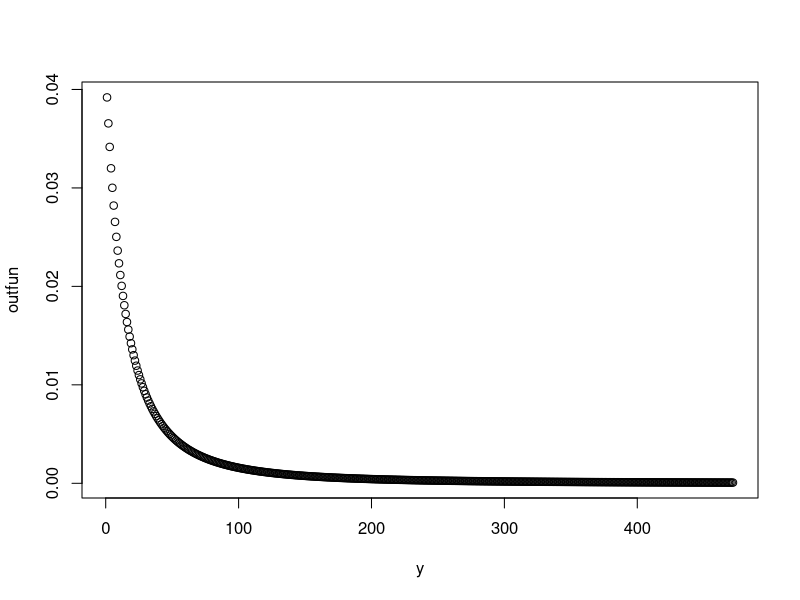

Source code (R):
############### LOMAX Distribution ########################

rm(list = ls())

library(optimx)


data<-read.csv('final_degree_frequency_bio-SC-HT.csv')


y1=data$C1
freq1<-data$C2

fulldata<-numeric(max(y1))

for(k in 1:max(y1))
{
  if(is.element(k,y1)==TRUE)
  {
    index=match(k,y1)
    fulldata[k]=freq1[index]
  }
  else
    fulldata[k]=0
}

y<-1:max(y1)
freq<-fulldata

var1<-sum(freq)

############# LOMAX Distribution LIkelihood Function #########################

LOMAX.lik<-function(vector1,freq){
  alpha=vector1[1]
  lamda=vector1[2]
  
  
  n<-sum(freq)
  
  total_value=0
  
  large_N=500000
  
  
  for(i in 1:large_N)
  {
    
    
    term1=alpha*(lamda^(alpha))
    #print(term1)
    term2=(i+lamda)^(-(alpha+1))
    #print(term2)
   
    total_value = total_value + term1*term2
    #print(total_value)
    
    #print("---------")
  }
  
  C=1/total_value
  
  print(C)
  
  likterm1=n*log(C)
  
  likterm2=n*log(alpha)
  
  likterm3=n*alpha*log(lamda)
  
  likterm4=(alpha+1)*(t(freq)%*%(log(y+lamda)))
  
  final_likterm<-sum(c(likterm1,likterm2,likterm3,-likterm4))
  
  return(-final_likterm)
  
}

output11<-optim(c(1,1),LOMAX.lik, freq = freq)

print(output11)


################# LOMAX Distribution Probability Function ##########################


probability.fun_lomax<- function(vector3,datafile){
  
  estalpha=vector3[1]
  estlamda=vector3[2]

  x=datafile
  
  sum2=0
  large_N=500000
  
  for(i in 1:large_N)
  {
    
    
    pdf_term1=estalpha*(estlamda^(estalpha))
    #print(term1)
    pdf_term2=(i+estlamda)^(-(estalpha+1))
    
    sum2 = sum2 + pdf_term1*pdf_term2
    #print(sum2)
    
    #print("---------")
  }
  
  #print('%%%%%%%%%')
  
  C2=1/sum2
  #print(sum2)
  print(C2)
  
  pdf_term3=estalpha*(estlamda^(estalpha))
  #print(term1)
  pdf_term4=(x+estlamda)^(-(estalpha+1))
  
  final_pdf_term=C2*pdf_term3*pdf_term4
  
  return(final_pdf_term)
  
  #return(probability_array)
  
}


#outfun<-probability.fun_lomax(c(2,1),y)
outfun<-probability.fun_lomax(c(output11$par[1],output11$par[2]),y)
print('probability_sum')
print(sum(outfun))
plot(y,outfun)


finaloutput<-outfun*var1
#print(finaloutput)


write.csv(finaloutput,'output_bio_SC-HT_lomax_1.csv')
